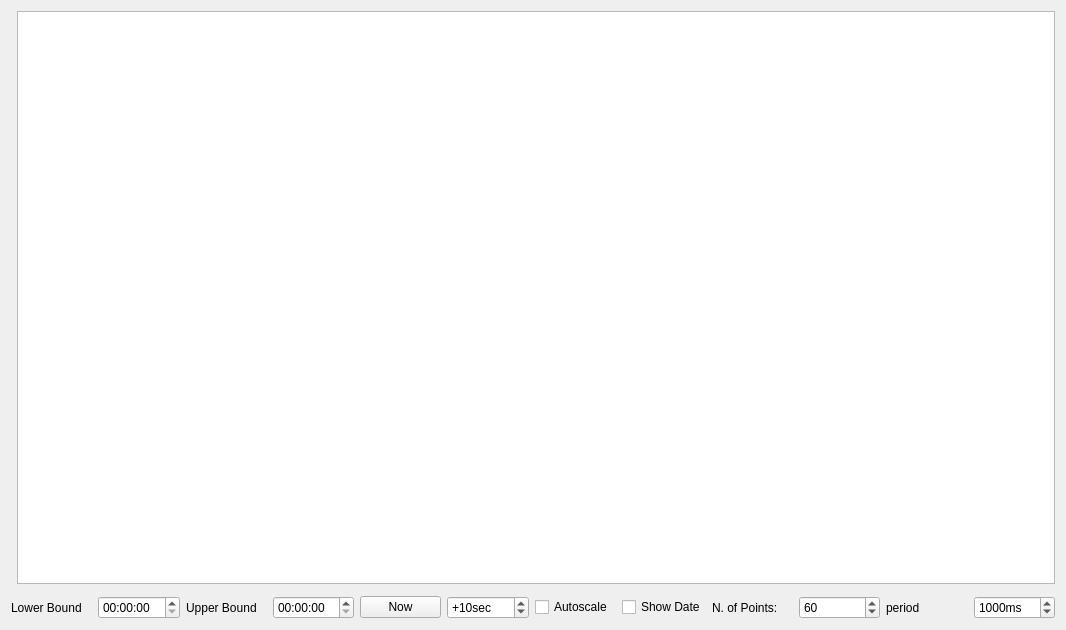
<?xml version="1.0" encoding="UTF-8"?>
<ui version="4.0">
 <class>Widget</class>
 <widget class="QWidget" name="Widget">
  <property name="geometry">
   <rect>
    <x>0</x>
    <y>0</y>
    <width>1066</width>
    <height>630</height>
   </rect>
  </property>
  <property name="windowTitle">
   <string>Widget</string>
  </property>
  <layout class="QGridLayout" name="gridLayout">
   <item row="0" column="0">
    <widget class="VerticalScaleWidget" name="yScale"/>
   </item>
   <item row="0" column="1">
    <widget class="PlotSceneWidget" name="graphicsPlot"/>
   </item>
   <item row="1" column="1">
    <widget class="HorizontalScaleWidget" name="xScale"/>
   </item>
   <item row="2" column="0" colspan="2">
    <layout class="QHBoxLayout" name="horizontalLayout">
     <item>
      <widget class="QLabel" name="label_3">
       <property name="text">
        <string>Lower Bound</string>
       </property>
      </widget>
     </item>
     <item>
      <widget class="QTimeEdit" name="teLower">
       <property name="displayFormat">
        <string>HH:mm:ss</string>
       </property>
      </widget>
     </item>
     <item>
      <widget class="QLabel" name="label_4">
       <property name="text">
        <string>Upper Bound</string>
       </property>
      </widget>
     </item>
     <item>
      <widget class="QTimeEdit" name="teUpper">
       <property name="displayFormat">
        <string>HH:mm:ss</string>
       </property>
      </widget>
     </item>
     <item>
      <widget class="QPushButton" name="pbNow">
       <property name="text">
        <string>Now</string>
       </property>
      </widget>
     </item>
     <item>
      <widget class="QSpinBox" name="sbAddSecs">
       <property name="suffix">
        <string>sec</string>
       </property>
       <property name="prefix">
        <string>+</string>
       </property>
       <property name="maximum">
        <number>1200</number>
       </property>
       <property name="value">
        <number>10</number>
       </property>
      </widget>
     </item>
     <item>
      <widget class="QCheckBox" name="cbAutoscale">
       <property name="text">
        <string>Autoscale</string>
       </property>
      </widget>
     </item>
     <item>
      <widget class="QCheckBox" name="cbShowDate">
       <property name="text">
        <string>Show Date</string>
       </property>
      </widget>
     </item>
     <item>
      <widget class="QLabel" name="label_2">
       <property name="text">
        <string>N. of Points:</string>
       </property>
      </widget>
     </item>
     <item>
      <widget class="QSpinBox" name="sbBuffer">
       <property name="minimum">
        <number>2</number>
       </property>
       <property name="maximum">
        <number>100000</number>
       </property>
       <property name="singleStep">
        <number>100</number>
       </property>
       <property name="value">
        <number>60</number>
       </property>
      </widget>
     </item>
     <item>
      <widget class="QLabel" name="label">
       <property name="text">
        <string>period</string>
       </property>
      </widget>
     </item>
     <item>
      <widget class="QSpinBox" name="sbPeriod">
       <property name="suffix">
        <string>ms</string>
       </property>
       <property name="minimum">
        <number>1</number>
       </property>
       <property name="maximum">
        <number>5000</number>
       </property>
       <property name="singleStep">
        <number>100</number>
       </property>
       <property name="value">
        <number>1000</number>
       </property>
      </widget>
     </item>
    </layout>
   </item>
  </layout>
 </widget>
 <layoutdefault spacing="6" margin="11"/>
 <customwidgets>
  <customwidget>
   <class>PlotSceneWidget</class>
   <extends>QGraphicsView</extends>
   <header>plotscenewidget.h</header>
  </customwidget>
  <customwidget>
   <class>HorizontalScaleWidget</class>
   <extends>QWidget</extends>
   <header>horizontalscalewidget.h</header>
  </customwidget>
  <customwidget>
   <class>VerticalScaleWidget</class>
   <extends>QWidget</extends>
   <header>verticalscalewidget.h</header>
  </customwidget>
 </customwidgets>
 <resources/>
 <connections/>
</ui>
